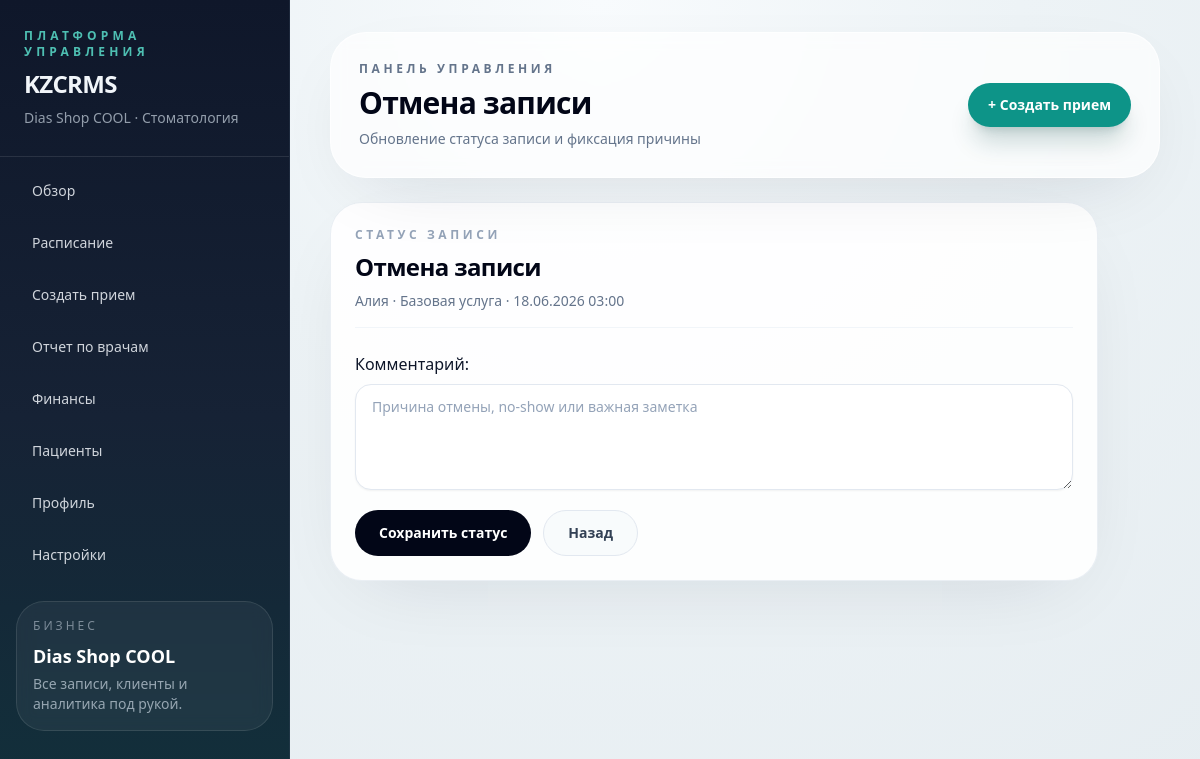
The app's page /appointments/16/status/CANCELED/ (signed in) with its own data.
### core/models.py (models this page shows, shortened)
class TimestampedModel(models.Model):
    created_at = models.DateTimeField(auto_now_add=True)
    updated_at = models.DateTimeField(auto_now=True)
    class Meta:
        abstract = True

class Shop(TimestampedModel):
    class IndustryType(models.TextChoices):
        BARBERSHOP = "BARBERSHOP", "Барбершоп"
        DENTISTRY = "DENTISTRY", "Стоматология"
        BEAUTY_SALON = "BEAUTY_SALON", "Салон красоты"
        CLINIC = "CLINIC", "Клиника"
        GENERIC = "GENERIC", "Другое"
    class AccessMode(models.TextChoices):
        LEGACY = "LEGACY", "Внутренний доступ"
        TRIAL = "TRIAL", "Пробный доступ"
        SUBSCRIPTION = "SUBSCRIPTION", "Подписка"
    owner = models.OneToOneField(
        User,
        on_delete=models.CASCADE,
        related_name="shop"
    )
    name = models.CharField(max_length=120)
    industry_type = models.CharField(
        max_length=30,
        choices=IndustryType.choices,
        default=IndustryType.BARBERSHOP,
    )
    timezone = models.CharField(max_length=64, default="Asia/Almaty")
    city = models.CharField(max_length=80, blank=True)
    phone = models.CharField(max_length=30, blank=True)
    access_mode = models.CharField(
        max_length=20,
        choices=AccessMode.choices,
        default=AccessMode.LEGACY,
    )
    trial_ends_at = models.DateTimeField(blank=True, null=True)
    subscription_ends_at = models.DateTimeField(blank=True, null=True)
    @property
    def has_active_access(self):
        if self.access_mode == self.AccessMode.LEGACY:
            return True
        expires_at = self.access_expires_at
        return bool(expires_at and expires_at >= timezone.now())

class Appointment(TimestampedModel):
    class Status(models.TextChoices):
        BOOKED = "BOOKED", "Записан"
        CONFIRMED = "CONFIRMED", "Подтвержден"
        DONE = "DONE", "Пришел"
        CANCELED = "CANCELED", "Отмена"
        NO_SHOW = "NO_SHOW", "Не пришёл"
    shop = models.ForeignKey(
        Shop,
        on_delete=models.CASCADE,
        related_name="appointments"
    )
    client = models.ForeignKey(
        Client,
        on_delete=models.PROTECT,
        related_name="appointments"
    )
    barber = models.ForeignKey(
        Barber,
        on_delete=models.PROTECT,
        related_name="appointments"
    )
    service = models.ForeignKey(
        Service,
        on_delete=models.PROTECT,
        related_name="appointments"
    )
    start_at = models.DateTimeField()
    end_at = models.DateTimeField(editable=False)
    status = models.CharField(
        max_length=20,
        choices=Status.choices,
        default=Status.BOOKED
    )
    comment = models.CharField(max_length=255, blank=True)

class Client(TimestampedModel):
    shop = models.ForeignKey(
        Shop,
        on_delete=models.CASCADE,
        related_name="clients"
    )
    name = models.CharField(max_length=120)
    phone = models.CharField(max_length=30, blank=True)
    instagram = models.CharField(max_length=80, blank=True)
    notes = models.TextField(blank=True)

class Service(TimestampedModel):
    shop = models.ForeignKey(
        Shop,
        on_delete=models.CASCADE,
        related_name="services"
    )
    name = models.CharField(max_length=120)
    duration_min = models.PositiveSmallIntegerField(default=60)
    price_kzt = models.PositiveIntegerField(default=0)
    is_active = models.BooleanField(default=True)

### core/views.py (the view)
# urls.py: path("appointments/<int:appointment_id>/status/<str:status>/", update_appointment_status, name="update_appointment_status"),
@login_required
def update_appointment_status(request, appointment_id, status):
    shop = request.user.shop
    appointment = get_object_or_404(Appointment, id=appointment_id, shop=shop)
    allowed_statuses = {
        Appointment.Status.CANCELED: "Отмена записи",
        Appointment.Status.NO_SHOW: "Клиент не пришел",
    }
    if status not in allowed_statuses:
        return redirect("today_schedule")
    if request.method == "POST":
        form = AppointmentStatusForm(request.POST)
        if form.is_valid():
            appointment.status = status
            appointment.comment = form.cleaned_data["comment"]
            appointment.save()
            messages.success(request, f"Статус записи обновлен: {appointment.get_status_display()}")
            return redirect("today_schedule")
    else:
        form = AppointmentStatusForm(initial={"comment": appointment.comment})
    return render(request, "appointment_status.html", {
        "appointment": appointment,
        "form": form,
        "status_title": allowed_statuses[status],
        "target_status": status,
    })

### core/forms.py
class AppointmentStatusForm(forms.Form):
    comment = forms.CharField(
        label="Комментарий",
        required=False,
        widget=forms.Textarea(attrs={
            "class": INPUT_CLASS,
            "placeholder": "Причина отмены, no-show или важная заметка",
            "rows": 4,
        }),
    )

### core/context_processors.py (called while the page is built)
def current_shop(request):
    shop = None
    if getattr(request, "user", None) and request.user.is_authenticated:
        shop = getattr(request.user, "shop", None)
    return {
        "current_shop": shop,
        "crm_labels": get_shop_labels(shop),
    }

### core/terminology.py (called while the page is built)
def get_shop_labels(shop):
    labels = DEFAULT_LABELS.copy()
    if not shop:
        return labels
    labels.update(INDUSTRY_LABELS.get(shop.industry_type, {}))
    labels["industry_name"] = shop.get_industry_type_display()
    return labels

### core/templates/appointment_status.html (shortened to what this page needs)
{% extends "core/base.html" %}
{% block page_title %}{{ status_title }}{% endblock %}
{% block page_subtitle %}Обновление статуса записи и фиксация причины{% endblock %}
{% block content %}
<section class="max-w-3xl crm-panel p-6">
    <div class="border-b border-slate-100 pb-4">
        <div class="text-xs font-semibold uppercase tracking-[0.3em] text-slate-400">Статус записи</div>
        <h3 class="mt-2 text-2xl font-semibold tracking-tight text-slate-950">{{ status_title }}</h3>
        <p class="mt-2 text-sm text-slate-500">
            {{ appointment.client.name }} · {{ appointment.service.name }} · {{ appointment.start_at|date:"d.m.Y H:i" }}
        </p>
    </div>
    <form method="POST" class="mt-6 space-y-5">
        {{ form.as_p }}
        <div class="flex flex-col gap-3 sm:flex-row">
            <button class="inline-flex items-center justify-center rounded-full bg-slate-950 px-6 py-3 text-sm font-semibold text-white transition hover:bg-slate-800">
                Сохранить статус
            </button>
            <a href="{% url 'today_schedule' %}" class="inline-flex items-center justify-center rounded-full border border-slate-200 bg-slate-50/80 px-6 py-3 text-sm font-semibold text-slate-700 transition hover:border-slate-300 hover:bg-white">
                Назад
            </a>
        </div>
    </form>
</section>
{% endblock %}

### core/templates/core/base.html (shortened to what this page needs)
{% load static tailwind_tags %}
<!DOCTYPE html>
<html lang="ru">
<head>
    {% tailwind_css %}
</head>
<body class="min-h-screen bg-[radial-gradient(circle_at_top,_#f8fbfd,_#edf3f6_42%,_#e6edf1_100%)] text-slate-900">
<div class="min-h-screen lg:grid lg:grid-cols-[290px_minmax(0,1fr)]">
    <aside class="border-b border-slate-200/70 bg-[linear-gradient(180deg,_#0f172a_0%,_#162235_52%,_#12303b_100%)] text-slate-100 lg:min-h-screen lg:border-b-0 lg:border-r lg:border-slate-700/40">
        <div class="flex items-center justify-between px-5 py-5 lg:block lg:px-6 lg:py-7">
            <div>
                <div class="text-xs font-semibold uppercase tracking-[0.35em] text-teal-300/80">
                    Платформа управления
                </div>
                <div class="mt-2 text-2xl font-semibold tracking-tight">
                    {{ crm_labels.product_name }}
                </div>
                <div class="mt-2 text-sm text-slate-300/70">
                    {% if current_shop %}
                        {{ current_shop.name }} · {{ crm_labels.industry_name }}
                    {% else %}
                        CRM
                    {% endif %}
                </div>
            </div>
        </div>
        <nav class="grid grid-cols-2 gap-2 border-t border-white/10 px-4 py-4 sm:grid-cols-3 lg:grid-cols-1 lg:px-4 lg:py-3">
            <a href="{% url 'dashboard_overview' %}"
               class="rounded-2xl px-4 py-3 text-sm font-medium transition {% if request.resolver_match.url_name == 'dashboard_overview' %}bg-white/95 text-slate-950 shadow-lg shadow-slate-950/10{% else %}text-slate-100/85 hover:bg-white/10 hover:text-white{% endif %}">
                Обзор
            </a>
            <a href="{% url 'today_schedule' %}"
               class="rounded-2xl px-4 py-3 text-sm font-medium transition {% if request.path == '/today/' %}bg-white/95 text-slate-950 shadow-lg shadow-slate-950/10{% else %}text-slate-100/85 hover:bg-white/10 hover:text-white{% endif %}">
                Расписание
            </a>
            <a href="{% url 'create_appointment' %}"
               class="rounded-2xl px-4 py-3 text-sm font-medium transition {% if request.path == '/create/' %}bg-white/95 text-slate-950 shadow-lg shadow-slate-950/10{% else %}text-slate-100/85 hover:bg-white/10 hover:text-white{% endif %}">
                {{ crm_labels.create_booking_action }}
            </a>
            <a href="{% url 'barber_report' %}"
               class="rounded-2xl px-4 py-3 text-sm font-medium transition {% if request.path == '/barbers/' %}bg-white/95 text-slate-950 shadow-lg shadow-slate-950/10{% else %}text-slate-100/85 hover:bg-white/10 hover:text-white{% endif %}">
                {{ crm_labels.staff_report_title }}
            </a>
            <a href="{% url 'finance_dashboard' %}"
               class="rounded-2xl px-4 py-3 text-sm font-medium transition {% if request.path == '/finance/' %}bg-white/95 text-slate-950 shadow-lg shadow-slate-950/10{% else %}text-slate-100/85 hover:bg-white/10 hover:text-white{% endif %}">
                Финансы
            </a>
            <a href="{% url 'clients_list' %}"
               class="rounded-2xl px-4 py-3 text-sm font-medium transition {% if '/clients/' in request.path %}bg-white/95 text-slate-950 shadow-lg shadow-slate-950/10{% else %}text-slate-100/85 hover:bg-white/10 hover:text-white{% endif %}">
                {{ crm_labels.client_plural }}
            </a>
            <a href="{% url 'profile_settings' %}"
               class="rounded-2xl px-4 py-3 text-sm font-medium transition {% if request.path == '/profile/' or request.path == '/settings/business/' %}bg-white/95 text-slate-950 shadow-lg shadow-slate-950/10{% else %}text-slate-100/85 hover:bg-white/10 hover:text-white{% endif %}">
                Профиль
            </a>
            <a href="{% url 'settings_dashboard' %}"
               class="rounded-2xl px-4 py-3 text-sm font-medium transition {% if request.path == '/settings/' or request.path == '/settings/barbers/' or request.path == '/settings/services/' %}bg-white/95 text-slate-950 shadow-lg shadow-slate-950/10{% else %}text-slate-100/85 hover:bg-white/10 hover:text-white{% endif %}">
                Настройки
            </a>
        </nav>
        <div class="hidden px-4 pb-5 pt-3 lg:block">
            <div class="rounded-[28px] border border-white/10 bg-white/5 p-4 backdrop-blur">
                <div class="text-xs uppercase tracking-[0.25em] text-slate-300/55">Бизнес</div>
                <div class="mt-2 text-lg font-semibold text-white">{{ current_shop.name|default:"CRM" }}</div>
                <div class="mt-1 text-sm text-slate-300/70">Все записи, клиенты и аналитика под рукой.</div>
            </div>
        </div>
    </aside>
    <main class="min-w-0">
        <div class="px-4 py-4 sm:px-6 lg:px-10 lg:py-8">
            <div class="crm-glass flex flex-col gap-4 rounded-[36px] p-5 sm:p-7 lg:flex-row lg:items-center lg:justify-between">
                <div>
                    <div class="text-xs font-semibold uppercase tracking-[0.3em] text-slate-500">Панель управления</div>
                    <h1 class="mt-2 text-3xl font-semibold tracking-tight text-slate-950">
                        {% block page_title %}Панель{% endblock %}
                    </h1>
                    <p class="mt-2 max-w-2xl text-sm text-slate-500">
                        {% block page_subtitle %}{% endblock %}
                    </p>
                </div>
                <div class="hidden lg:block">
                    <a href="{% url 'create_appointment' %}"
                       class="inline-flex items-center rounded-full bg-teal-600 px-5 py-3 text-sm font-semibold text-white shadow-xl shadow-teal-900/20 transition hover:bg-teal-500">
                        + {{ crm_labels.create_booking_action }}
                    </a>
                </div>
            </div>
            <div class="mt-6">
                {% block content %}{% endblock %}
            </div>
        </div>
    </main>
</div>
</body>
</html>

### records on screen
Shop: name "Dias Shop COOL"
Appointment: client.name "Алия", service.name "Базовая услуга", start_at "18.06.2026 03:00"

### other values on screen
{{ crm_labels.product_name }} "KZCRMS"
{{ crm_labels.industry_name }} "Стоматология"
{{ crm_labels.create_booking_action }} "Создать прием"
{{ crm_labels.staff_report_title }} "Отчет по врачам"
{{ crm_labels.client_plural }} "Пациенты"
{{ status_title }} "Отмена записи"
